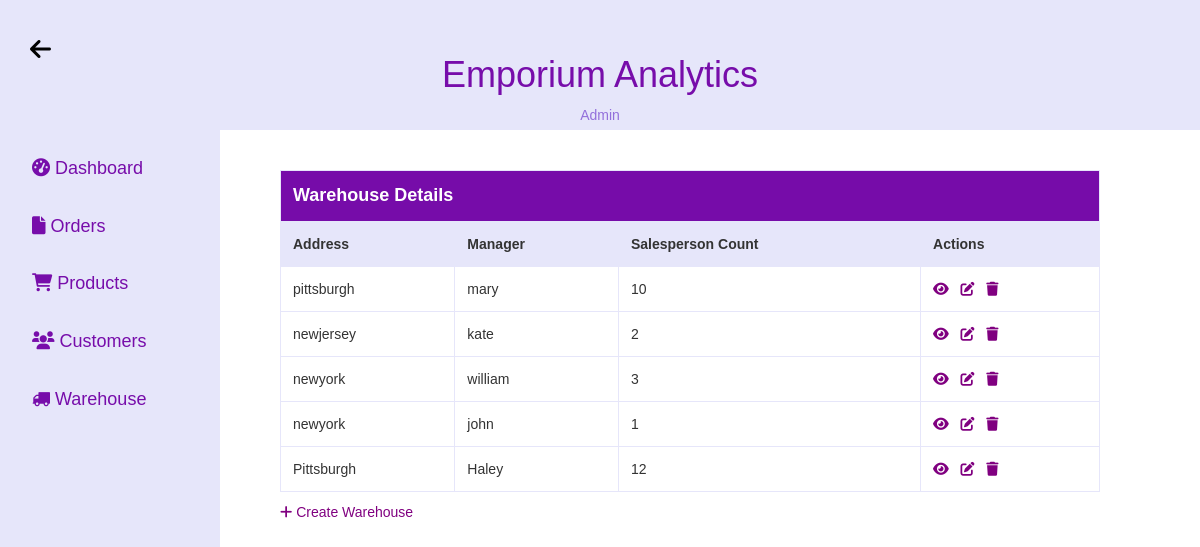
Page /warehouses/ on the earlier database version.
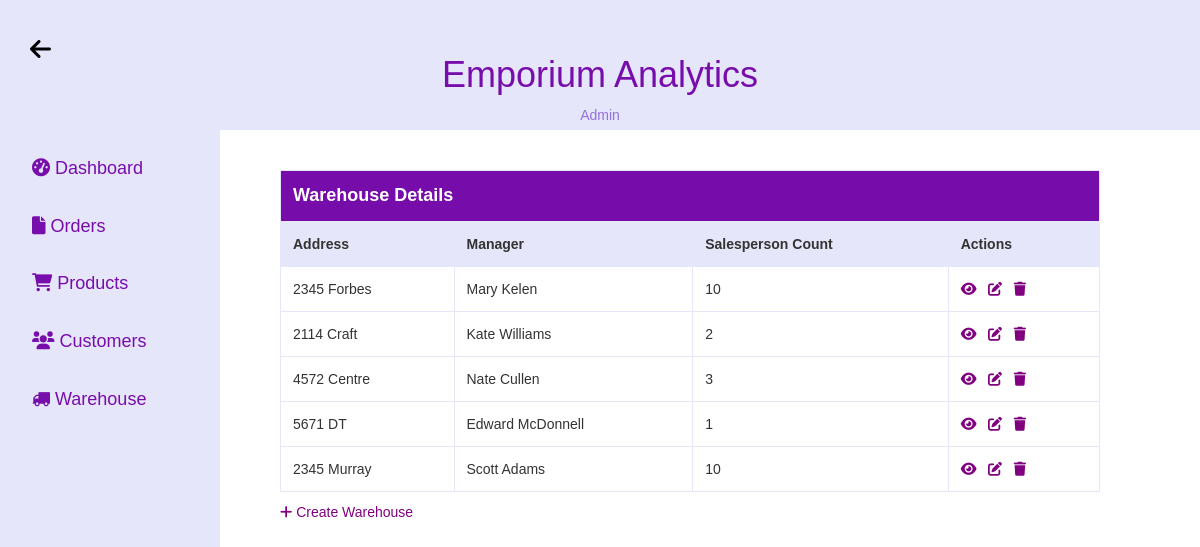
Same page on the later database version.
### store/models.py (models this page shows, shortened)
class StoreWarehouse(models.Model):
    id = models.AutoField(primary_key=True)
    address = models.CharField(max_length=20)
    store_manager = models.TextField()  # Assuming the Store_Manager field is a text field
    salespersons = models.IntegerField()
    region_ID = models.IntegerField()
    class Meta:
        db_table = 'store_warehouse'

### store/views.py (the view)
# urls.py: path('warehouses/', views.warehouse_list, name='warehouse_list'),
def warehouse_list(request):
    warehouses = StoreWarehouse.objects.all()
    return render(request, 'store/warehouse_list.html', {'warehouses': warehouses})

### store/Templates/store/warehouse_list.html (shortened to what this page needs)
<!DOCTYPE html>
<html lang="en">
<head>
    <link rel="stylesheet" href="https://cdnjs.cloudflare.com/ajax/libs/font-awesome/6.0.0/css/all.min.css">
    <link rel="stylesheet" href="https://maxcdn.bootstrapcdn.com/font-awesome/4.7.0/css/font-awesome.min.css">
    <link rel="stylesheet" href="https://maxcdn.bootstrapcdn.com/bootstrap/3.3.7/css/bootstrap.min.css">
</head>
<body>
<header>
    <h1><span>Emporium Analytics</span></h1>
    <a href="/" class="back-btn"><i class="fas fa-arrow-left"></i></a>
    <a href="/admin" data-after="Admin" style="color:mediumpurple">Admin</a>
</header>
<div class="sidebar">
    <a href="/dashboard">
        <i class="fas fa-tachometer-alt"></i> Dashboard
    </a>
    <a href="/order_items">
        <i class="fas fa-file"></i> Orders
    </a>
    <a href="/products">
        <i class="fas fa-shopping-cart"></i> Products
    </a>
    <a href="/customers">
        <i class="fas fa-users"></i> Customers
    </a>
    <a href="/warehouses">
        <i class="fa fa-truck"></i> Warehouse
    </a>
</div>
<div class="content">
    <table>
        <thead>
            <tr style="background-color: rgba(116,8,168,0.98); color:white; font-weight: bold; font-size: 18px;">
                <td colspan="5">Warehouse Details</td>
            </tr>
            <tr>
                <th>Address</th>
                <th>Manager</th>
                <th>Salesperson Count</th>
                <th>Actions</th>
            </tr>
        </thead>
        <tbody>
            {% for warehouse in warehouses %}
            <tr>
                <td>{{ warehouse.address }}</td>
                <td>{{ warehouse.store_manager}}</td>
                <td>{{ warehouse.salespersons }}</td>
                <td>
                    <a href="{% url 'warehouse_detail' warehouse_id=warehouse.id %}" class="icon" style="color:purple"><i class="fas fa-eye"></i></a>&nbsp;&nbsp;
                    <a href="{% url 'warehouse_update' warehouse_id=warehouse.id %}" class="icon" style="color:purple"><i class="fas fa-edit"></i></a>&nbsp;&nbsp;
                    <a href="{% url 'warehouse_delete' warehouse_id=warehouse.id %}" class="icon" style="color:purple"><i class="fas fa-trash"></i></a>
                </td>
            </tr>
            {% endfor %}
        </tbody>
    </table>
    <div style="padding-top: 10px">
        <a href="{% url 'warehouse_create' %}" class="icon" style="color:purple"><i class="fas fa-plus"></i> Create Warehouse</a>
    </div>
</div>
</body>
</html>

Differences in the rows shown:
removed StoreWarehouse: address "newyork", store_manager "william", salespersons "3"
removed StoreWarehouse: address "Pittsburgh", store_manager "Haley", salespersons "12"
changed StoreWarehouse: address "pittsburgh" → "2345 Forbes"; store_manager "mary" → "Mary Kelen"
changed StoreWarehouse: address "newjersey" → "2114 Craft"; store_manager "kate" → "Kate Williams"
added StoreWarehouse: address "4572 Centre", store_manager "Nate Cullen", salespersons "3"
changed StoreWarehouse: address "newyork" → "5671 DT"; store_manager "john" → "Edward McDonnell"
added StoreWarehouse: address "2345 Murray", store_manager "Scott Adams", salespersons "10"
